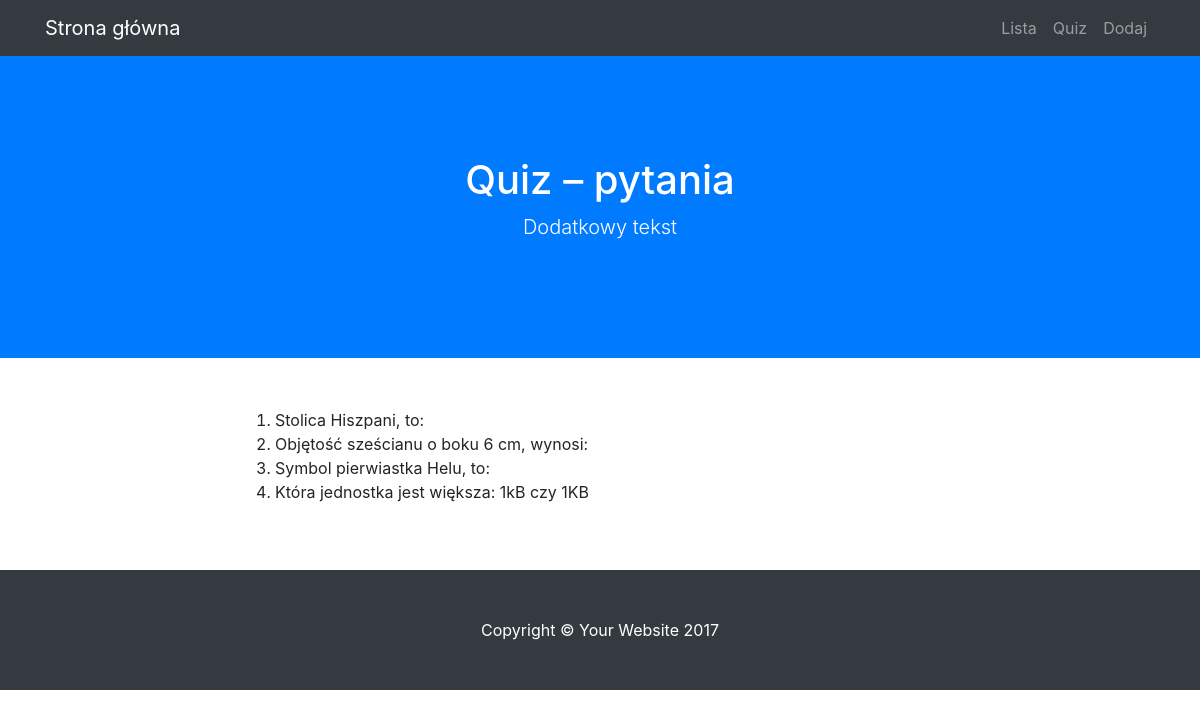
The app's page /lista, older data.
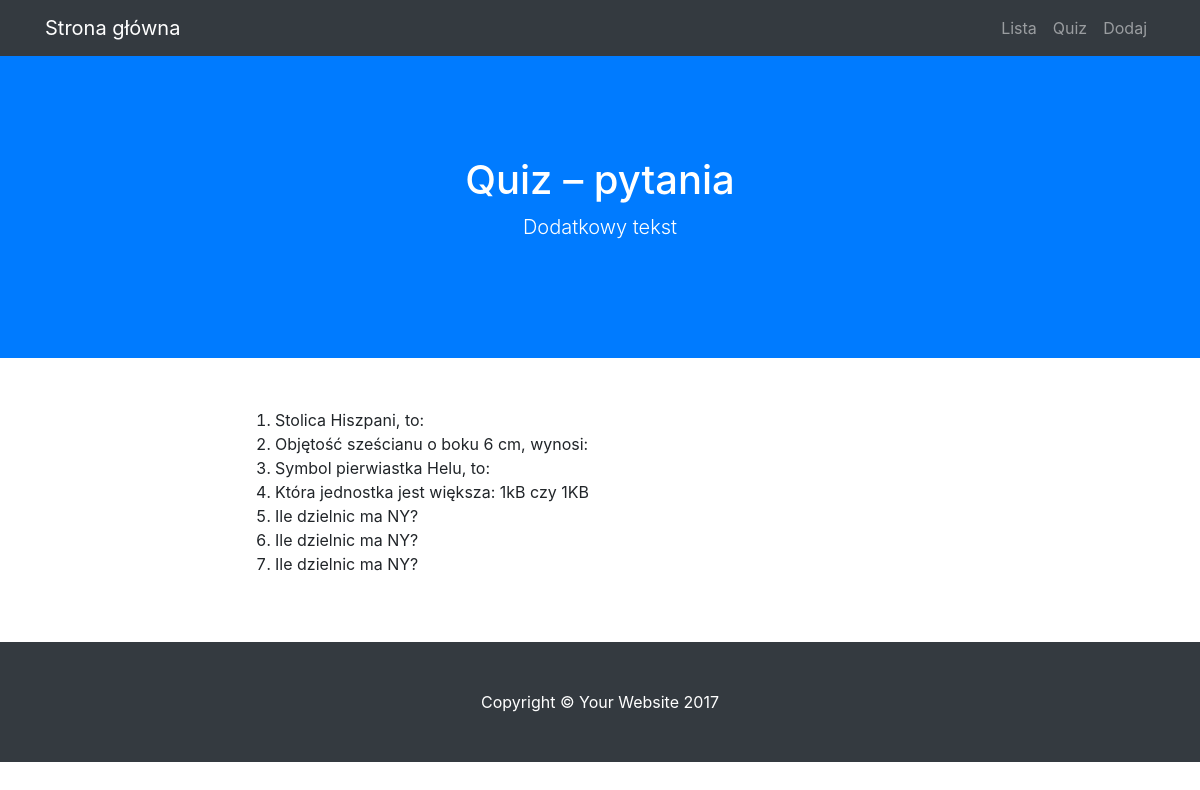
The same page, newer data.
### modele.py (models this page shows)
class BazaModel(Model):
    class Meta:
        database = baza

class Pytanie(BazaModel):
    pytanie = CharField(null=False)
    kategoria = ForeignKeyField(Kategoria, related_name='pytania')

### views.py (the view)
@app.route("/lista")
def lista():
    pytania = Pytanie.select()
    return render_template('lista.html', pytania=pytania)

### app.py (called while the page is built)
@app.before_request
def before_request():
    g.db = baza
    g.db.connect()

@app.after_request
def after_request(response):
    g.db.close()
    return response

### templates/lista.html (shortened to what this page needs)
{% extends "szablon.html" %}
{% block h1 %}Quiz – pytania{% endblock %}
{% block tresc %}
    <ol>
    {% for p in pytania %}
        <li>
            {{ p.pytanie }}
        </li>
    {% endfor %}
    </ol>
{% endblock %}

Row changes from the older to the newer data that the page shows:
added Pytanie: pytanie "Ile dzielnic ma NY?"
added Pytanie: pytanie "Ile dzielnic ma NY?"
added Pytanie: pytanie "Ile dzielnic ma NY?"
